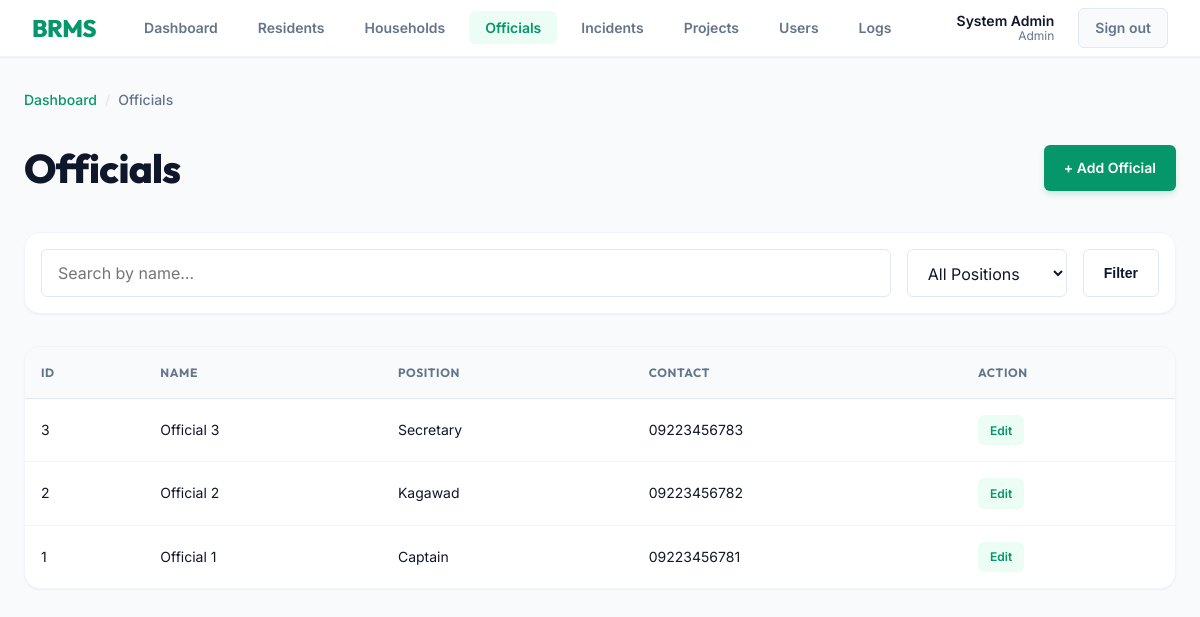
The app's page /officials/index.php (signed in) with its own data.
### tables this page shows
CREATE TABLE `tbl_officials` (
  `official_id` int(11) NOT NULL,
  `official_name` varchar(100) DEFAULT NULL,
  `position` varchar(100) DEFAULT NULL,
  `contact_information` varchar(100) DEFAULT NULL
);

### officials/index.php (the view, shortened to what this page needs)
<?php
include '../db.php';
$search = isset($_GET['search']) ? $_GET['search'] : '';
$where_clauses = [];
$where_sql = count($where_clauses) > 0 ? "WHERE " . implode(" AND ", $where_clauses) : "";
$query = "SELECT * FROM tbl_officials $where_sql ORDER BY official_id DESC";
$result = mysqli_query($conn, $query);
?>
<!DOCTYPE html>
<html lang="en">
<head>
    <link rel="stylesheet" href="../style.css">
</head>
<body>
    <?php include '../navbar.php'; ?>
    <div class="page-shell page-content">
        <div class="breadcrumb-bar">
            <a href="../index.php">Dashboard</a>
            <span class="sep">/</span>
            <span>Officials</span>
        </div>
        <div class="page-header">
            <h1>Officials</h1>
            <a href="add.php" class="btn-accent" id="add-official-btn">+ Add Official</a>
        </div>
        <form method="GET" class="filter-bar" id="officials-filter">
            <input type="text" name="search" class="form-control search-input" placeholder="Search by name…" value="<?php echo $search; ?>" id="officials-search">
            <select name="position" class="form-select" id="officials-position-filter" style="max-width:160px">
                <option value="">All Positions</option>
            </select>
            <button type="submit" class="btn-secondary">Filter</button>
        </form>
        <table class="data-table" id="officials-table">
            <thead>
                <tr>
                    <th>ID</th>
                    <th>Name</th>
                    <th>Position</th>
                    <th>Contact</th>
                    <th>Action</th>
                </tr>
            </thead>
            <tbody>
                <?php if (mysqli_num_rows($result) > 0): ?>
                <?php while ($row = mysqli_fetch_assoc($result)): ?>
                <tr>
                    <td><?php echo $row['official_id']; ?></td>
                    <td><?php echo $row['official_name']; ?></td>
                    <td><?php echo $row['position']; ?></td>
                    <td><?php echo $row['contact_information']; ?></td>
                    <td>
                        <a href="edit.php?id=<?php echo $row['official_id']; ?>" class="btn-edit">Edit</a>
                    </td>
                </tr>
                <?php endwhile; ?>
                <?php else: ?>
                <tr><td colspan="5"><div class="empty-state"><p>No officials found.</p></div></td></tr>
                <?php endif; ?>
            </tbody>
        </table>
    </div>
</body>
</html>

### records on screen
tbl_officials: official_id "3", official_name "Official 3", position "Secretary", contact_information "09223456783"
tbl_officials: official_id "2", official_name "Official 2", position "Kagawad", contact_information "09223456782"
tbl_officials: official_id "1", official_name "Official 1", position "Captain", contact_information "09223456781"

### other values on screen
$_SESSION['full_name'] "System Admin"
$_SESSION['role'] "Admin"
